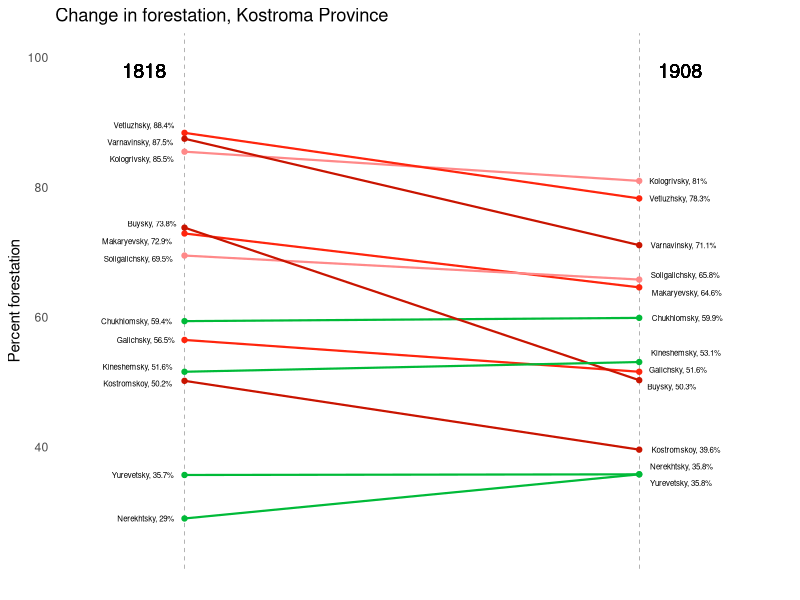

Generate this figure with R:
## ---- chunk 1
knitr::opts_chunk$set(echo = FALSE, error = FALSE, message = FALSE, warning = FALSE)
library(readr)
library(ggrepel)
library(tidyverse)
library(stringr)
library(scales)
theme_set((theme_classic()))
area_change <- read_csv("area_change_1818_1908.csv")

## ---- chunk 2
years <- 90

# Select the data for year 1 (1818)

year_1 <- area_change %>%
  filter(year == 1818) %>%
  select(percent_forested)

# Select the data for year 2 (1908)

year_2 <- area_change %>%
  filter(year == 1908) %>%
  select(percent_forested)


# Only select one set of districts 
# This is made possible because R is preserving the order of all these observations 

groups <- area_change %>%
  filter(year == 1818) %>%
  select(district)

# Put the selected data together into a single data frame

slope_data <- data.frame(year_1, year_2, groups) %>%
  rename(year_1 = percent_forested, year_2 = percent_forested.1, groups = district) %>%
  filter(groups != "All") %>%
  mutate(groups = str_remove(groups, " District"), pct_diff = year_2 - year_1) %>%
  
  # Coloring based on quantile breakdowns
  # quantile(slope_data$pct_diff)

  mutate(coloring = case_when(pct_diff > 0 ~ "green",
                              pct_diff >= -4.7 ~ "light red",
                              pct_diff >= -10.255 ~ "red",
                              pct_diff >= -23.5  ~ "dark red" ))

# Create the labels for the graphic

l11 <- paste0(slope_data$groups, ", ", slope_data$year_1, "%")

l13 <-paste0(slope_data$groups,", ", slope_data$year_2, "%")


## ---- chunk 3

# Slope data

ggplot(slope_data) + 
  
  # Segment codes
  
  geom_segment(aes(x=-5, xend = years, y = year_1, yend = year_2, col = coloring), size=.75) +
  
  # Horizontal line for 1818
  
  geom_vline(xintercept=-5, linetype="dashed", size=.1) + 
  
  # Horizontal line for 1908
  
  geom_vline(xintercept=90, linetype="dashed", size=.1) +
  
   # Remove the panel background
  
  theme(panel.background = element_blank()) +
  
  # Remove the grid
  
  theme(panel.grid=element_blank()) +
  
  # Remove the axis tickts
  
  theme(axis.ticks=element_blank()) +
  
  # Remove the axis text
  
  theme(axis.text.x=element_blank()) +
  theme(panel.border=element_blank()) + 
  
  theme(axis.line = element_blank()) +
  
  # Remove the legend
  
  theme(legend.position="none") +
  
  
  # Remove the x-axis label
  
  xlab("") + 
  
  # Add a y-axis label
  
  ylab("Forestation") + 

  # Remove the x-axis label
  
  xlab("") + 
  
  # Add a y-axis label
  
  ylab("Percent forestation") + 
  
  labs(title = "Change in forestation, Kostroma Province") +
  
  # Set the size of the graphic
  
  xlim((-25),(years+25)) +
  ylim(25,(100)) +
  
  # Add labels for districts in year 2
  
  geom_text_repel(label = l13,
            y = slope_data$year_2,
            x = years, 
            hjust=-0.2,
            size=2,
            segment.color = "grey50",
            direction = "y") +
  
  # Add labels for districts in year 1
  
  geom_text_repel(label = l11,
            y = slope_data$year_1,
            x = -5, 
            hjust = 1.2,
            size=2,
            segment.color = "grey50",
            direction = "y") +
  
  # Add points for 1818
  
  geom_point(aes(x = -5, y = year_1, col = coloring)) +
  
  # Add points for 1908
  
  geom_point(aes(x = 90, y = year_2, col = coloring)) +
  
  # Add 1818 label
  
  geom_text(label="1818", 
            x=-7, 
            y=98,
            hjust= 1.2,size=5) +
  
  # Add 1908 label
  
  geom_text(label="1908", 
            x=105, 
            y=98,
            hjust= 1.2,size=5) +

  # Coloring
  
   scale_color_manual(values = c("green"="#00ba38", 
                                 "red"="#ff250d", 
                                 "dark red" = "#c91400", 
                                 "light red" = "#ff8989")) 


